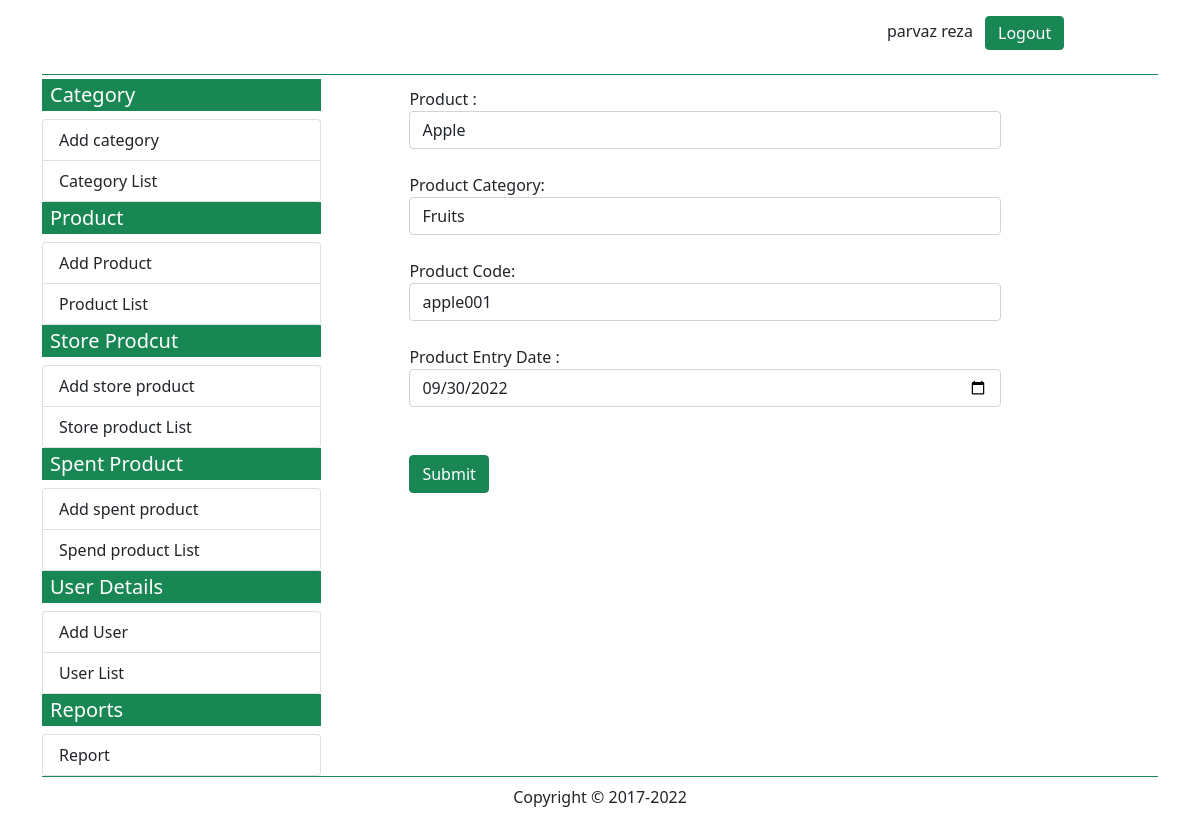
Page /edit_product.php?id=1 (signed in) on the committed database.
### tables this page shows
CREATE TABLE `product` (
  `product_id` int(11) NOT NULL,
  `product_name` varchar(20) NOT NULL,
  `product_category` int(5) NOT NULL,
  `product_code` varchar(10) NOT NULL,
  `product_entrydate` varchar(10) NOT NULL
);

CREATE TABLE `category` (
  `category_id` int(11) NOT NULL,
  `category_name` varchar(20) NOT NULL,
  `category_entrydate` varchar(10) NOT NULL
);

### edit_product.php (the view, shortened to what this page needs)
<?php
include('database.php');
$user_first_name = $_SESSION['user_first_name'] ;
$user_last_name = $_SESSION['user_last_name'] ;
?>
<!DOCTYPE html>
<html lang="en">
<head>
    <link rel="stylesheet" href="css/all.min.css">
    <link rel="stylesheet" href="css/fontawesome.min.css">
    <link rel="stylesheet" href="css/custom.css">
    <link href="https://cdn.jsdelivr.net/npm/bootstrap@5.0.2/dist/css/bootstrap.min.css" rel="stylesheet">
</head>
<body>
<?php
    if(!empty($user_first_name) && !empty($user_last_name)){
?>
    <div class="container">
        <div class="container-fluid border-bottom border-success mb-0">
                    <?php include('topbar.php'); ?>
        </div>
        <div class="container-fluid mt-1">
            <div class="row">
                <div class="col-md-3 p-0 m-0 border-end-0">
                    <?php include('leftbar.php'); ?>
                </div>
                <div class="col-md-9">
                <div class="row p-2">
                    <div class="col-md-1"></div>
                    <div class="col-md-9">
                    <?php
if(isset($_GET['id'])){
    $getid =$_GET['id'];
    $sql1 = "SELECT * FROM product WHERE product_id='$getid'";
    $query1 = mysqli_query($conn, $sql1);
    $data = mysqli_fetch_assoc($query1);
    $product_name          = $data['product_name'];
    $product_category      = $data['product_category'];
    $product_code          = $data['product_code'];
    $product_entrydate     = $data['product_entrydate'];
}
?>
<?php
    $sql = "SELECT * FROM category";
    $query = mysqli_query($conn, $sql);
?>
    <form action="<?php echo $_SERVER['PHP_SELF']; ?>" method="GET">
    Product : <br>
    <input type="text" name="product_name" class="form-control" value="<?php echo $product_name ?> "><br>
    Product Category: <br>
    <select name="product_category" id="" class="form-control">
        <?php
            while($data = mysqli_fetch_assoc($query)){
            $category_id = $data['category_id'];
            $category_name = $data['category_name'];
            ?>
            <option value='<?php echo $category_id; ?>'
                <?php if($category_id == $product_category) echo 'selected'; ?> >
                <?php echo $category_name; ?>
            </option>;
        <?php
            }
        ?>
    </select><br>
    Product Code: <br>
    <input type="text" class="form-control" name="product_code" value="<?php echo $product_code ?> "><br>
    Product Entry Date : <br>
    <input type="date" class="form-control" name="product_entrydate" value="<?php echo $product_entrydate ?>"><br><br>
    <input type="submit" name="" id="" value="Submit" class="btn btn-success">
</form>
                </div>
            </div>
        </div>
        <div class="container-fluid border-top border-success">
          <?php include('bottombar.php'); ?>
        </div>
<?php
    }else{
header('location:login.php');
}
?>
</div>
</body>
</html>

### rows in the picture
product: product_name "Apple", product_category "Fruits", product_code "apple001", product_entrydate "09/30/2022"

### other values in the picture
$user_first_name "parvaz"
$user_last_name "reza"
